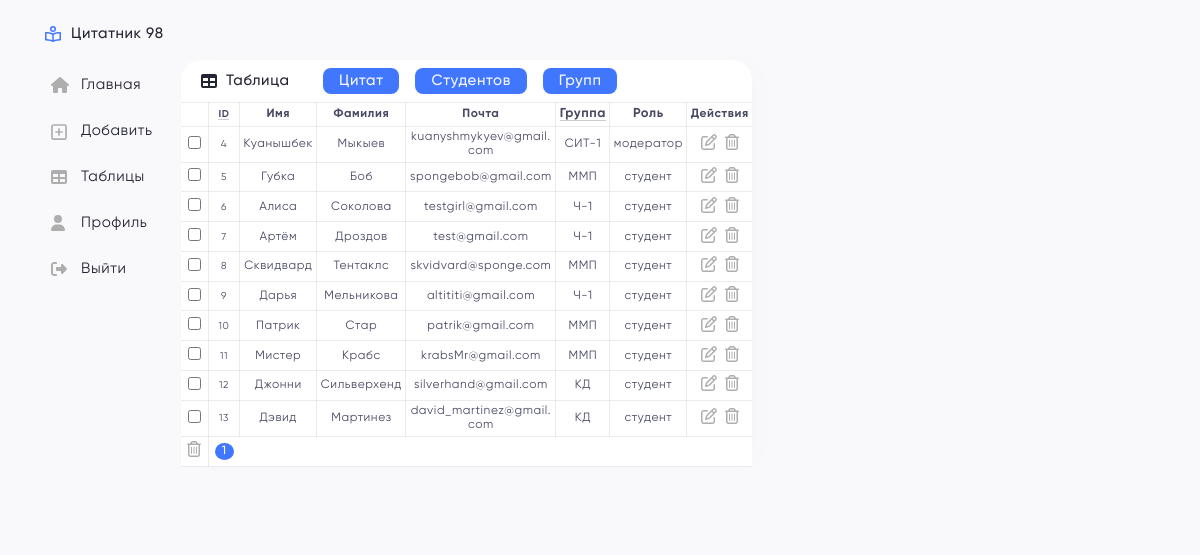
/table.php?table=users (signed in), run on the app's committed database.
### tables this page shows
CREATE TABLE IF NOT EXISTS `users` (
  `id_user` int(11) NOT NULL AUTO_INCREMENT,
  `name` varchar(40) NOT NULL,
  `surname` varchar(40) NOT NULL,
  `email` varchar(70) DEFAULT NULL,
  `password` varchar(255) DEFAULT NULL,
  `photo` varchar(255) DEFAULT 'default_ava.jpg',
  `id_group` int(11) NOT NULL,
  `id_role` int(11) DEFAULT NULL,
  PRIMARY KEY (`id_user`) USING BTREE,
  UNIQUE KEY `unique_email` (`email`),
  KEY `fk_users_groups` (`id_group`) USING BTREE,
  KEY `fk_users_roles` (`id_role`),
  CONSTRAINT `fk_users_groups` FOREIGN KEY (`id_group`) REFERENCES `groups` (`id_group`),
  CONSTRAINT `fk_users_roles` FOREIGN KEY (`id_role`) REFERENCES `roles` (`id_role`)
);

CREATE TABLE IF NOT EXISTS `groups` (
  `id_group` int(11) NOT NULL AUTO_INCREMENT,
  `group_name` varchar(11) NOT NULL,
  `group_fullname` varchar(70) DEFAULT NULL,
  `year_graduate` int(6) DEFAULT NULL,
  PRIMARY KEY (`id_group`)
);

CREATE TABLE IF NOT EXISTS `roles` (
  `id_role` int(11) NOT NULL AUTO_INCREMENT,
  `role_name` varchar(50) DEFAULT NULL,
  PRIMARY KEY (`id_role`)
);

### includes/table/users.php (the view, shortened to what this page needs)
<div class="table-content">
    <form action="" method="post">
        <table class="table">
            <thead class="table_block">
                <tr class="table_row">
                    <th class="table_cell w-1"></th>
                    <th class="table_cell id"><a class="line" href="/table.php?table=users&sort=id_user">ID</a></th>
                    <th class="table_cell name">Имя</th>
                    <th class="table_cell surname">Фамилия</th>
                    <th class="table_cell email">Почта</th>
                    <th class="table_cell group"><a class="line" href="/table.php?table=users&sort=group">Группа</a></th>
                    <th class="table_cell group">Роль</th>
                    <th class="table_cell btns-cell">Действия</th>
                </tr>
            </thead>
            <tbody class="table_block">
                <?php
                if (isset($_GET['sort']) && $_GET['sort'] == 'group') {
                    $select_users = "SELECT users.id_user, users.name, users.surname, users.email, users.photo, groups.group_name, roles.id_role, roles.role_name
                FROM users
                JOIN groups ON users.id_group = groups.id_group
                JOIN roles ON users.id_role = roles.id_role
                WHERE users.id_user > 2
                ORDER BY groups.group_name ASC";
                } else {
                    $select_users = "SELECT users.id_user, users.name, users.surname, users.email, users.photo, groups.group_name, roles.id_role, roles.role_name
                FROM users JOIN groups ON users.id_group = groups.id_group JOIN roles ON users.id_role = roles.id_role WHERE users.id_user > 2";
                }
                if ($result_select_users = mysqli_query($connection, $select_users)) {
                    $items_per_page = 10;
                    $num_rows = mysqli_num_rows($result_select_users);
                    $total_pages = ceil($num_rows / $items_per_page);
                    if (isset($_GET['page'])) {
                        $page = $_GET['page'];
                        if ($page > $total_pages) {
                            $page = 1;
                        }
                    } else {
                        $page = 1;
                    }
                    $start = ($page - 1) * $items_per_page;
                    if (isset($_GET['sort']) && $_GET['sort'] == 'group') {
                        $limit = $select_users . " LIMIT $items_per_page OFFSET $start";
                    } else {
                        $limit = $select_users . " LIMIT $items_per_page OFFSET $start";
                    }
                    $result_limit = mysqli_query($connection, $limit);
                    while ($row = mysqli_fetch_assoc($result_limit)) { ?>
                        <tr class="table_row">
                            <td class="table_cell">
                                <input type="checkbox" name="checkbox[]" value="<?= $row['id_user'] ?>">
                            </td>
                            <td class="table_cell id"><?= $row['id_user'] ?></td>
                            <td class="table_cell"><?= $row['name'] ?></td>
                            <td class="table_cell"><?= $row['surname'] ?></td>
                            <td class="table_cell"><?= $row['email'] ?></td>
                            <td class="table_cell"><?= $row['group_name'] ?></td>
                            <td class="table_cell"><?= $row['role_name'] ?></td>
                            <td class="table_cell">
                                <a href="?table=users&edit=<?= $row['id_user'] ?>" name="edit" class=" table_btn">
                                    <svg class="icon pd-left-3 ">
                                        <use href="./assets/images/svg/sprites.svg#edit" />
                                    </svg>
                                </a>
                                <a href="?table=users&delete=<?= $row['id_user'] ?>" name="delete" class="table_btn" onclick=" return showConfirmation();">
                                    <svg class=" icon pd-left-3 ">
                                        <use href=" ./assets/images/svg/sprites.svg#delete" />
                                    </svg>
                                </a>
                            </td>
                        </tr>
                    <?php } ?>
                <?php } ?>
            </tbody>
            <tfoot class="tfoot">
                <tr class="table_row">
                    <th class="table_cell">
                        <button type="submit" name="delete_all" onclick="return showConfirmation();">
                            <svg class="icon pd-left-3 ">
                                <use href="./assets/images/svg/sprites.svg#delete" />
                            </svg>
                        </button>
                    </th>
                    <th class="pagination">
                    </th>
                </tr>
            </tfoot>
        </table>
    </form>
</div>

### assets/css/style.css (style rules this page uses)
svg { fill: #AEAEAE; transition: 0.3s all; }
.icon { padding-top: 1px; min-width: 20px; max-width: 18px; max-height: 18px; }
.pd-left-3 { padding-left: 3px; }
.line { border-bottom: 1px solid rgb(204, 204, 204); }
.body { background-color: #F9F9FC; }
.group { font-size: 13px; cursor: pointer; transition: 0.6s all; }
.table { color: #484964; background-color: #fff; width: 100%; border-collapse: collapse; font-size: clamp(0.4375rem, 0.2917rem + 0.7778vw, 0.775rem); }
.table-content { background-color: #fff; width: 100%; }
.table_row { font-size: 0.75rem; }
.table_cell { padding: 0.2125rem; text-align: center; border: 1px solid rgba(204, 204, 204, 0.4); max-width: 150px; overflow: hidden; text-overflow: ellipsis; word-wrap: break-word; }
.table_cell:first-child { border-left: none; }
.table_cell:last-child { border-right: none; }
.table_block { border-bottom: 1px solid black; }
.w-1 { width: 1%; }
.id { width: 5%; font-size: 0.625rem; }
.group { width: 13%; }
.btns-cell { width: 3%; }
.name { width: 15%; }
.surname { width: 17%; }
.email { width: 23%; }
.pagination { display: flex; grid-gap: 0.2rem; margin: 0 auto; font-size: 0.75rem; padding: 0.375rem; }
.tfoot { border: 1px solid rgba(204, 204, 204, 0.4); border-right: none; border-left: none; }

### data on the page
users: id_user "4", name "Куанышбек", surname "Мыкыев", email "kuanyshmykyev@gmail.com", id_group.group_name "СИТ-1", id_role.role_name "модератор"
users: id_user "5", name "Губка", surname "Боб", email "spongebob@gmail.com", id_group.group_name "ММП", id_role.role_name "студент"
users: id_user "6", name "Алиса", surname "Соколова", email "testgirl@gmail.com", id_group.group_name "Ч-1", id_role.role_name "студент"
users: id_user "7", name "Артём", surname "Дроздов", email "test@gmail.com", id_group.group_name "Ч-1", id_role.role_name "студент"
users: id_user "8", name "Сквидвард", surname "Тентаклс", email "skvidvard@sponge.com", id_group.group_name "ММП", id_role.role_name "студент"
users: id_user "9", name "Дарья", surname "Мельникова", email "altititi@gmail.com", id_group.group_name "Ч-1", id_role.role_name "студент"
users: id_user "10", name "Патрик", surname "Стар", email "patrik@gmail.com", id_group.group_name "ММП", id_role.role_name "студент"
users: id_user "11", name "Мистер", surname "Крабс", email "krabsMr@gmail.com", id_group.group_name "ММП", id_role.role_name "студент"
users: id_user "12", name "Джонни", surname "Сильверхенд", email "silverhand@gmail.com", id_group.group_name "КД", id_role.role_name "студент"
users: id_user "13", name "Дэвид", surname "Мартинез", email "david_martinez@gmail.com", id_group.group_name "КД", id_role.role_name "студент"
